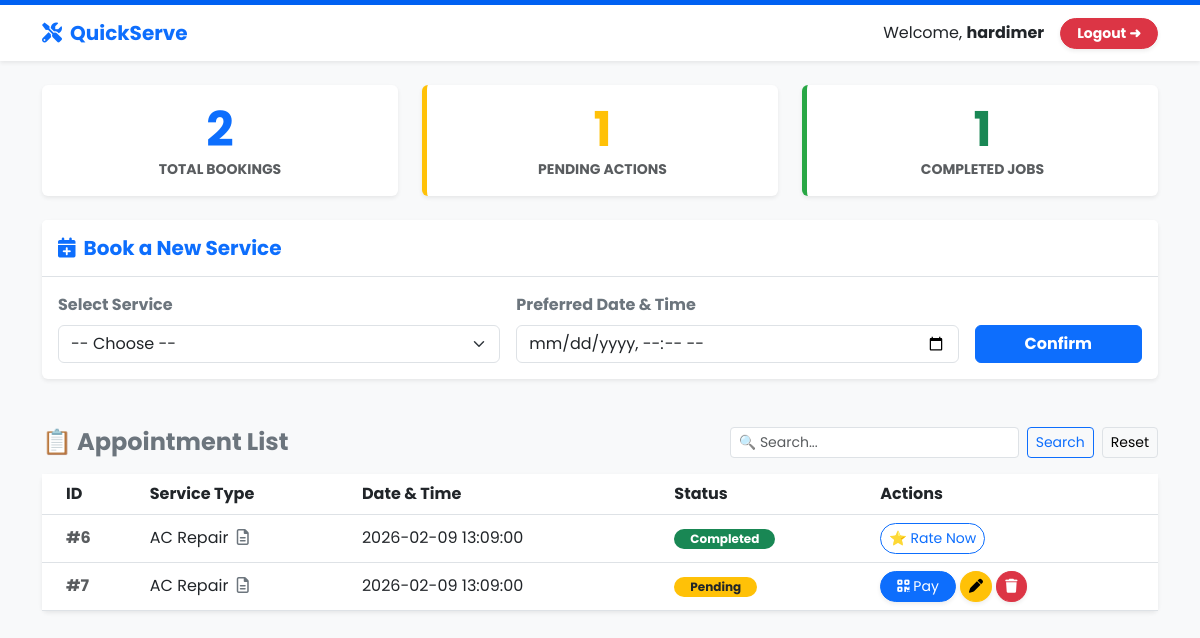
The app's page / (signed in) with its own data.
### app/models.py (models this page shows)
class User(UserMixin, db.Model):
    id = db.Column(db.Integer, primary_key=True)
    username = db.Column(db.String(100), unique=True, nullable=False)
    email = db.Column(db.String(120), unique=True, nullable=False)
    password_hash = db.Column(db.String(200), nullable=False)
    is_admin = db.Column(db.Boolean, default=False)
    appointments = db.relationship('Appointment', backref='customer', lazy=True)

class Appointment(db.Model):
    id = db.Column(db.Integer, primary_key=True)
    service_name = db.Column(db.String(100), nullable=False)
    appointment_time = db.Column(db.DateTime, nullable=False)
    status = db.Column(db.String(20), default='pending')
    price = db.Column(db.Float, default=0.0)
    user_id = db.Column(db.Integer, db.ForeignKey('user.id'), nullable=False)
    rating = db.Column(db.Integer, nullable=True)
    review = db.Column(db.Text, nullable=True)
    payment_status = db.Column(db.String(30), default='Unpaid') # Unpaid, Verification Pending, Paid
    transaction_id = db.Column(db.String(50), nullable=True)    # Store UTR

### app/routes.py (the view, shortened to what this page needs)
@main.route('/')
def home():
    if not session.get('user_logged_in'): return redirect(url_for('main.login'))
    user_id = session.get('user_id')
    current_user = User.query.get(user_id)
    if current_user is None:
        session.clear()
        return redirect(url_for('main.login'))
    search_query = request.args.get('q')
    status_filter = request.args.get('status')
    if current_user.is_admin:
        query = Appointment.query
        page_title = "Admin Dashboard"
    else:
        query = Appointment.query.filter_by(user_id=user_id)
        page_title = "My Appointments"
    if status_filter:
        query = query.filter_by(status=status_filter)
    appointments = query.all()
    if current_user.is_admin:
        stats_query = Appointment.query
    else:
        stats_query = Appointment.query.filter_by(user_id=user_id)
    total_count = stats_query.count()
    pending_count = stats_query.filter_by(status='pending').count()
    completed_count = stats_query.filter_by(status='Completed').count()
    revenue = 0
    completed_jobs = stats_query.filter_by(status='Completed').all()
    for job in completed_jobs:
        revenue += job.price
    return render_template('index.html',
                           appointments=appointments,
                           username=current_user.username,
                           title=page_title,
                           total=total_count,
                           pending=pending_count,
                           completed=completed_count,
                           revenue=revenue,
                           is_admin=current_user.is_admin)

### app/templates/index.html (shortened to what this page needs)
<!DOCTYPE html>
<html lang="en">
<head>
    <link href="https://cdn.jsdelivr.net/npm/bootstrap@5.3.0/dist/css/bootstrap.min.css" rel="stylesheet">
    <link rel="stylesheet" href="{{ url_for('static', filename='style.css') }}">
    <link rel="stylesheet" href="https://cdnjs.cloudflare.com/ajax/libs/font-awesome/6.0.0/css/all.min.css">
</head>
<body class="bg-light">
    <nav class="navbar navbar-expand-lg navbar-light bg-white shadow-sm mb-4" style="border-top: 5px solid #0061f2;">
        <div class="container">
            <a class="navbar-brand fw-bold text-primary" href="#"><i class="fas fa-tools me-2"></i>QuickServe</a>
            <div class="d-flex align-items-center">
                <span class="text-dark me-3 d-none d-md-block">Welcome, <b>{{ username }}</b></span>
                <a href="/logout" class="btn btn-danger btn-sm rounded-pill px-3 fw-bold text-white shadow-sm">Logout ➜</a>
            </div>
        </div>
    </nav>
    <div class="container">
        <div class="row mb-4">
            {% set col_size = 'col-md-3' if is_admin else 'col-md-4' %}
            <div class="{{ col_size }}">
                <div class="card text-center p-3 border-0 shadow-sm">
                    <h2 class="text-primary fw-bold display-5 mb-0">{{ total }}</h2>
                    <small class="text-muted text-uppercase fw-bold">Total Bookings</small>
                </div>
            </div>
            <div class="{{ col_size }}">
                <div class="card text-center p-3 border-0 shadow-sm" style="border-left: 5px solid #ffc107 !important;">
                    <h2 class="text-warning fw-bold display-5 mb-0">{{ pending }}</h2>
                    <small class="text-muted text-uppercase fw-bold">Pending Actions</small>
                </div>
            </div>
            <div class="{{ col_size }}">
                <div class="card text-center p-3 border-0 shadow-sm" style="border-left: 5px solid #28a745 !important;">
                    <h2 class="text-success fw-bold display-5 mb-0">{{ completed }}</h2>
                    <small class="text-muted text-uppercase fw-bold">Completed Jobs</small>
                </div>
            </div>
        </div>
        {% if not is_admin %}
        <div class="card mb-5 border-0 shadow-sm">
            <div class="card-header bg-white py-3 border-bottom">
                <h5 class="mb-0 text-primary fw-bold"><i class="fas fa-calendar-plus me-2"></i>Book a New Service</h5>
            </div>
            <div class="card-body">
                <form action="/book_form" method="POST" class="row g-3 align-items-end">
                    <div class="col-md-5">
                        <label class="form-label fw-bold text-secondary">Select Service</label>
                        <select name="service" class="form-select" required>
                            <option value="" disabled selected>-- Choose --</option>
                        </select>
                    </div>
                    <div class="col-md-5">
                        <label class="form-label fw-bold text-secondary">Preferred Date & Time</label>
                        <input type="datetime-local" name="time" class="form-control" min="2024-01-01T00:00" max="2030-12-31T23:59" required>
                    </div>
                    <div class="col-md-2">
                        <button type="submit" class="btn btn-primary w-100 fw-bold">Confirm</button>
                    </div>
                </form>
            </div>
        </div>
        {% endif %}
        <div class="d-flex justify-content-between align-items-center mb-3">
            <h4 class="mb-0 text-secondary fw-bold">📋 Appointment List</h4>
            <form action="/" method="GET" class="d-flex gap-2">
                <input type="text" name="q" class="form-control form-control-sm" placeholder="🔍 Search...">
                <button type="submit" class="btn btn-sm btn-outline-primary">Search</button>
                <a href="/" class="btn btn-sm btn-light border">Reset</a>
            </form>
        </div>
        <div class="card border-0 shadow-sm">
            <div class="table-responsive">
                <table class="table table-hover align-middle mb-0">
                    <thead class="bg-light">
                        <tr>
                            <th class="ps-4">ID</th>
                            <th>Service Type</th>
                            <th>Date & Time</th>
                            <th>Status</th>
                            <th>Actions</th>
                        </tr>
                    </thead>
                    <tbody>
                        {% for appt in appointments %}
                        <tr>
                            <td class="ps-4 fw-bold text-muted">#{{ appt.id }}</td>
                            <td>{{ appt.service_name }} <a href="/ticket/{{ appt.id }}" class="text-secondary ms-1"><i class="far fa-file-alt"></i></a></td>
                            <td>{{ appt.appointment_time }}</td>
                            <td>
                                {% if appt.status == 'Completed' %} <span class="badge bg-success rounded-pill px-3">Completed</span>
                                {% else %} <span class="badge bg-warning text-dark rounded-pill px-3">Pending</span> {% endif %}
                            </td>
                            <td>
                                {% if appt.status == 'Completed' and appt.rating == None %}
                                     <a href="/rate/{{ appt.id }}" class="btn btn-sm btn-outline-primary rounded-pill">⭐ Rate Now</a>
                                {% elif appt.status == 'Completed' %}
                                    <span class="text-warning">{% for i in range(appt.rating|int) %}⭐{% endfor %}</span>
                                {% else %}
                                    {% if appt.payment_status == 'Unpaid' %}
                                        <a href="/pay/{{ appt.id }}" class="btn btn-sm btn-primary rounded-pill px-3 shadow-sm"><i class="fas fa-qrcode"></i> Pay</a>
                                    {% elif appt.payment_status == 'Paid' %}
                                        <span class="badge bg-success"><i class="fas fa-check"></i> Paid</span>
                                    {% endif %}
                                    <a href="/edit/{{ appt.id }}" class="btn btn-sm btn-warning rounded-circle shadow-sm"><i class="fas fa-pen"></i></a>
                                    <a href="/delete/{{ appt.id }}" class="btn btn-sm btn-danger rounded-circle shadow-sm"><i class="fas fa-trash"></i></a>
                                {% endif %}
                            </td>
                        </tr>
                        {% else %}
                        <tr><td colspan="7" class="text-center py-5 text-muted">No appointments found.</td></tr>
                        {% endfor %}
                    </tbody>
                </table>
            </div>
        </div>
    </div>
</body>
</html>

### app/templates/static/style.css (style rules this page uses)
body { font-family: 'Poppins', sans-serif; }

### records on screen
User: username "hardimer"
Appointment: id "6", service_name "AC Repair", appointment_time "2026-02-09 13:09:00", status "Completed"
Appointment: id "7", service_name "AC Repair", appointment_time "2026-02-09 13:09:00", status "Pending"

### other values on screen
{{ total }} "2"
{{ pending }} "1"
{{ completed }} "1"
